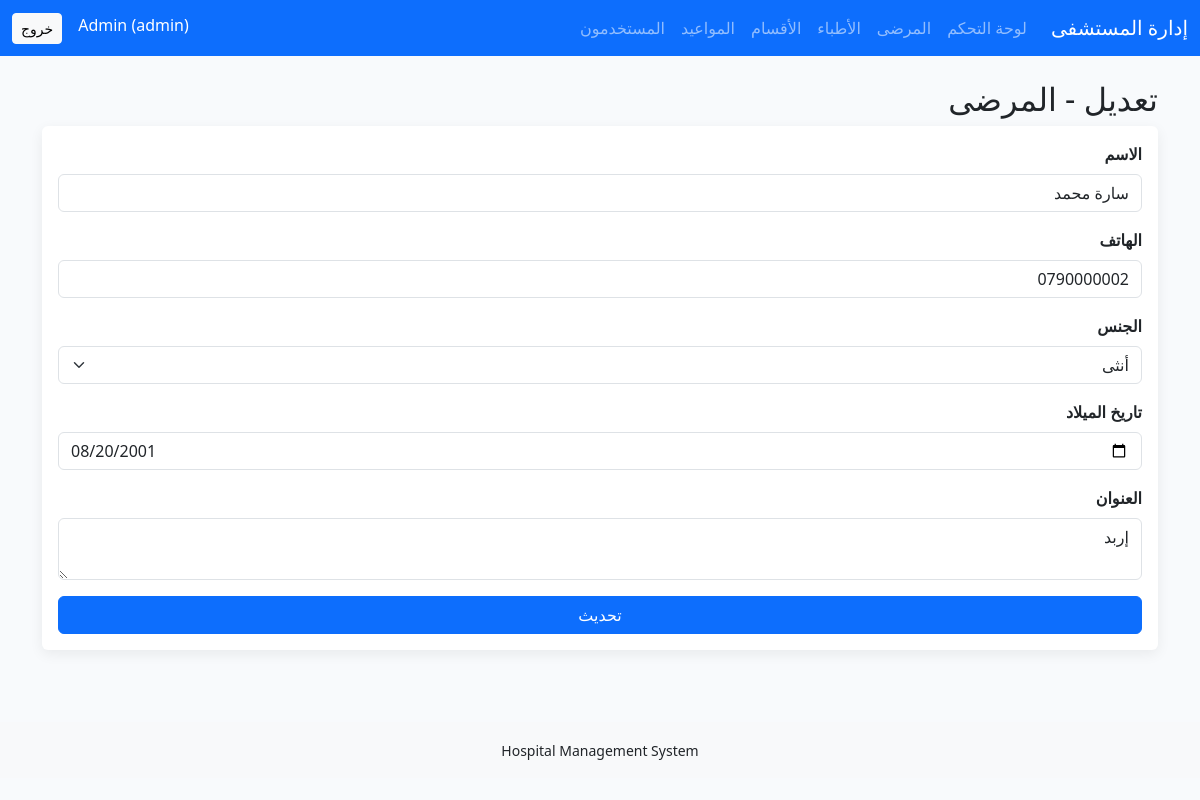
Page /patients/edit.php?id=2 (signed in) on the committed database.
### tables this page shows
CREATE TABLE patients (
  id INT AUTO_INCREMENT PRIMARY KEY,
  name VARCHAR(100) NOT NULL,
  phone VARCHAR(30) NOT NULL,
  gender ENUM('ذكر','أنثى') NOT NULL,
  birth_date DATE NOT NULL,
  address TEXT NOT NULL,
  created_at TIMESTAMP DEFAULT CURRENT_TIMESTAMP
);

### includes/functions.php (called while the page is built, shortened)
<?php
function e($v)
{
    return htmlspecialchars((string)$v, ENT_QUOTES, 'UTF-8');
}

### patients/edit.php (the view, shortened to what this page needs)
<?php require_once '../config/db.php';
$id = (int)($_GET['id'] ?? 0);
$st = $pdo->prepare('SELECT * FROM patients WHERE id=?');
$st->execute([$id]);
$item = $st->fetch();
require_once '../includes/header.php'; ?>
<h2>تعديل - المرضى</h2>
<form method="post" class="card card-body"><input type="hidden" name="csrf" value="<?= csrf_token() ?>">
    <div class="mb-3"><label class="form-label">الاسم</label><input type="text" name="name" value="<?= e($item['name'] ?? '') ?>" class="form-control" required></div>
    <div class="mb-3"><label class="form-label">الهاتف</label><input type="text" name="phone" value="<?= e($item['phone'] ?? '') ?>" class="form-control" required></div>
    <div class="mb-3"><label class="form-label">الجنس</label><select name="gender" class="form-select">
            <option value="أنثى" <?= (($item['gender'] ?? '') == 'أنثى') ? 'selected' : '' ?>>أنثى</option>
        </select></div>
    <div class="mb-3"><label class="form-label">تاريخ الميلاد</label><input type="date" name="birth_date" value="<?= e($item['birth_date'] ?? '') ?>" class="form-control" required></div>
    <div class="mb-3"><label class="form-label">العنوان</label><textarea name="address" class="form-control" required><?= e($item['address'] ?? '') ?></textarea></div><button class="btn btn-primary">تحديث</button>
</form><?php require_once '../includes/footer.php'; ?>

### assets/css/style.css (style rules this page uses)
body { background:#f8fafc }
.card { border:0;box-shadow:0 4px 14px #0001 }
.form-label { font-weight:600 }

### rows in the picture
patients: name "سارة محمد", phone "0790000002", gender "أنثى", birth_date "08/20/2001", address "إربد"

### other values in the picture
current_user()['name'] "Admin"
current_user()['role'] "admin"
